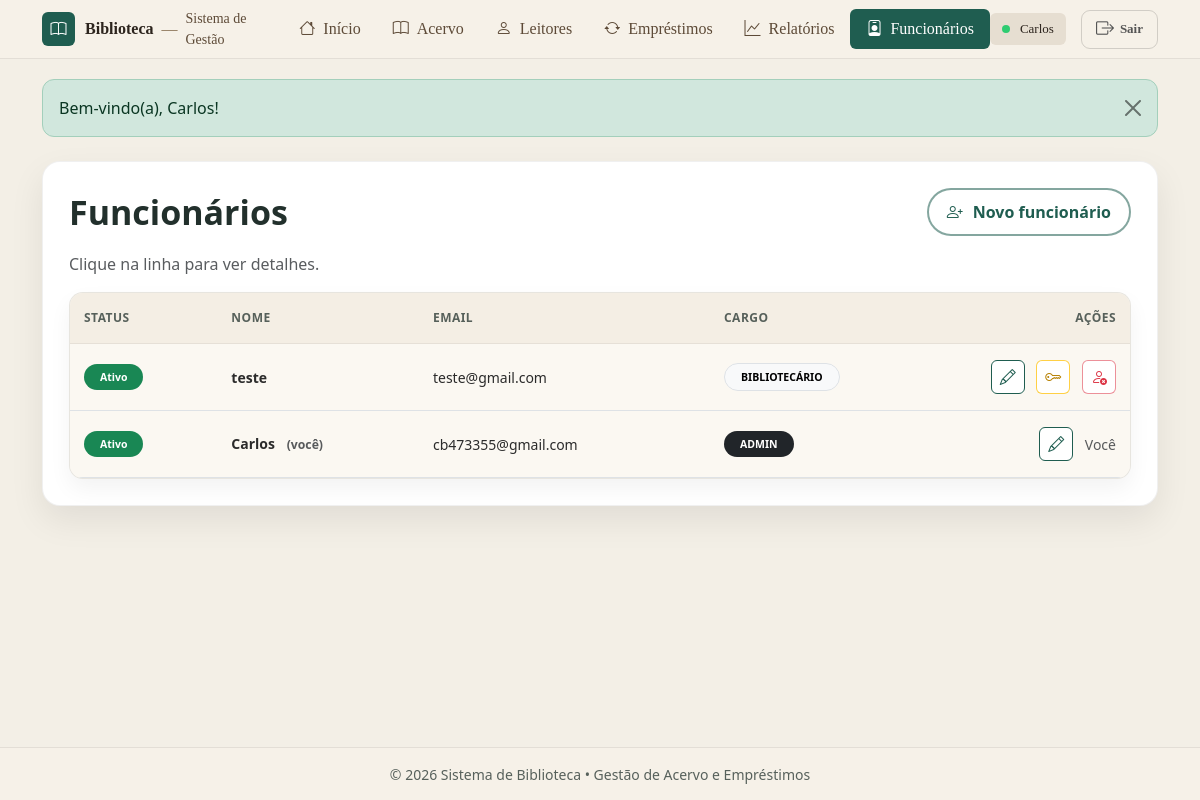
/funcionarios/listar.php (signed in), run on the app's committed database.
### tables this page shows
CREATE TABLE `funcionarios` (
  `id` int(11) NOT NULL,
  `nome` varchar(120) NOT NULL,
  `email` varchar(120) NOT NULL,
  `senha` varchar(255) NOT NULL,
  `cargo` enum('admin','funcionario') NOT NULL DEFAULT 'funcionario',
  `ativo` tinyint(1) NOT NULL DEFAULT 1,
  `criado_em` timestamp NOT NULL DEFAULT current_timestamp(),
  `cpf` varchar(11) DEFAULT NULL,
  `telefone` varchar(20) DEFAULT NULL,
  `email_verificado` tinyint(1) NOT NULL DEFAULT 0,
  `email_codigo_hash` varchar(64) DEFAULT NULL,
  `email_codigo_expira` datetime DEFAULT NULL
);

### funcionarios/listar.php (the view, shortened to what this page needs)
<?php
include("../conexao.php");
include("../includes/header.php");
$sql = "SELECT id, nome, email, cargo, ativo
        FROM funcionarios
        ORDER BY ativo DESC, cargo ASC, nome ASC";
$res = mysqli_query($conn, $sql);
$funcs = [];
if ($res) {
  while ($row = mysqli_fetch_assoc($res)) $funcs[] = $row;
}
$meuId = (int)($_SESSION["auth"]["id"] ?? 0);
?>
<div class="container my-4">
  <div class="page-card">
    <div class="page-card__head">
      <h2 class="page-card__title">Funcionários</h2>
      <a class="btn btn-pill" href="cadastrar.php">
        <i class="bi bi-person-plus"></i>
        Novo funcionário
      </a>
    </div>
    <p class="text-muted mb-3">Clique na linha para ver detalhes.</p>
    <div class="table-base-wrap">
      <div class="table-responsive">
        <table class="table table-base table-hover align-middle mb-0">
          <thead>
            <tr>
              <th>Status</th>
              <th>Nome</th>
              <th>Email</th>
              <th style="width:180px;">Cargo</th>
              <th class="text-end" style="width:240px;">Ações</th>
            </tr>
          </thead>
          <tbody>
          <?php if (empty($funcs)): ?>
            <tr>
              <td colspan="5" class="text-center text-muted py-4">Nenhum funcionário cadastrado.</td>
            </tr>
          <?php else: ?>
            <?php foreach ($funcs as $f): ?>
              <?php
                $id = (int)$f["id"];
                $ativo = ((int)$f["ativo"] === 1);
                $cargo = strtoupper(trim($f["cargo"] ?? "BIBLIOTECARIO"));
                if ($cargo !== "ADMIN" && $cargo !== "BIBLIOTECARIO") $cargo = "BIBLIOTECARIO";
                $cargoLabel = ($cargo === "ADMIN") ? "ADMIN" : "BIBLIOTECÁRIO";
                $statusClass = $ativo ? "badge rounded-pill text-bg-success" : "badge rounded-pill text-bg-danger";
                $statusText  = $ativo ? "Ativo" : "Desativado";
                $isMe = ($id === $meuId);
              ?>
              <tr class="tr-click js-row" data-func-id="<?= $id ?>" title="Clique para ver detalhes">
                <td><span class="<?= $statusClass ?> px-3 py-2"><?= $statusText ?></span></td>
                <td class="fw-semibold">
                  <?= htmlspecialchars($f["nome"]) ?>
                  <?php if ($isMe): ?>
                    <span class="text-muted small ms-2">(você)</span>
                  <?php endif; ?>
                </td>
                <td><?= htmlspecialchars($f["email"]) ?></td>
                <td>
                  <?php if ($cargo === "ADMIN"): ?>
                    <span class="badge rounded-pill text-bg-dark px-3 py-2"><?= $cargoLabel ?></span>
                  <?php else: ?>
                    <span class="badge rounded-pill text-bg-light border px-3 py-2"><?= $cargoLabel ?></span>
                  <?php endif; ?>
                </td>
                <td class="text-end">
                  <a class="icon-btn icon-btn--edit"
                     href="editar.php?id=<?= $id ?>"
                     title="Editar"
                     data-stop-row="1">
                    <i class="bi bi-pencil"></i>
                  </a>
                  <?php if (!$isMe): ?>
                    <a class="icon-btn icon-btn--warn"
                       href="resetar_senha.php?id=<?= $id ?>"
                       title="Resetar senha"
                       data-stop-row="1">
                      <i class="bi bi-key"></i>
                    </a>
                    <form action="toggle_ativo.php" method="post" class="d-inline" data-stop-row="1">
                      <button type="submit"
                              class="icon-btn <?= $ativo ? "icon-btn--del" : "icon-btn--ok" ?>"
                              title="<?= $ativo ? "Desativar" : "Ativar" ?>">
                        <i class="bi <?= $ativo ? "bi-person-x" : "bi-person-check" ?>"></i>
                      </button>
                    </form>
                  <?php else: ?>
                    <span class="text-muted ms-2">Você</span>
                  <?php endif; ?>
                </td>
              </tr>
            <?php endforeach; ?>
          <?php endif; ?>
          </tbody>
        </table>
      </div>
    </div>
  </div>
</div>
<?php include("../includes/footer.php"); ?>

### assets/css/base.css (style rules this page uses)
:root { --green: #1f5d50; --green-2: #17463d; --beige: #f3efe6; --gold: #c58a2a; --text: #22302c; --muted: #6c7a74; --shadow: 0 16px 34px rgba(0,0,0,.10); }
* { box-sizing: border-box; }
body.app-body { background: var(--beige); color: var(--text); min-height: 100vh; display: flex; flex-direction: column; }

### assets/css/header.css (style rules this page uses)
:root { --green: #1f5d50; --gold: #d4af37; --muted: #6c757d; }

### assets/css/layout.css (style rules this page uses)
.page-card { background: #fff; border: 1px solid rgba(0,0,0,.06); border-radius: 18px; box-shadow: 0 14px 34px rgba(0,0,0,.08); padding: 26px; }
.page-card__head { display:flex; justify-content:space-between; align-items:center; gap: 16px; margin-bottom: 16px; flex-wrap: wrap; }
.page-card__title { margin: 0; font-size: 34px; font-weight: 800; color: var(--text); }

### assets/css/components.css (style rules this page uses)
.btn-pill { display: inline-flex; align-items: center; gap: 10px; padding: 10px 18px; border-radius: 999px; background: #fff; color: var(--green); border: 2px solid #1f5d508c; font-weight: 800; text-decoration: none; }
.icon-btn { display:inline-flex; align-items:center; justify-content:center; width:34px; height:34px; border-radius: 6px; border: 1px solid rgba(0,0,0,.15); background:#fff; margin-left: 8px; text-decoration: none; }
.icon-btn i { font-size: 16px; }
.icon-btn--edit { border-color: #1F5D50; color: #1F5D50; }
.icon-btn--del { border-color: rgba(220,53,69,.55); color: #dc3545; }
.icon-btn--warn { border-color: rgba(255,193,7,.75); color: #b68000; }
.tr-click { cursor: pointer; }

### assets/css/tables.css (style rules this page uses)
td.text-end { white-space: nowrap; }
.table-base-wrap { background: #fbf8f2; border: 1px solid rgba(0,0,0,.08); border-radius: 14px; overflow: hidden; box-shadow: 0 10px 22px rgba(0,0,0,.05); }
.table.table-base thead th { background: #f4eee4 !important; color: rgba(34,48,44,.75) !important; font-weight: 800; font-size: 12px; letter-spacing: .04em; text-transform: uppercase; padding: 16px 14px; border-bottom: 1px solid rgba(0,0,0,.06) !important; white-space: nowrap; }
.table.table-base tbody td { padding: 16px 14px; font-size: 14px; color: #2b2b2b; border-top: 1px solid rgba(0,0,0,.06) !important; vertical-align: middle; background: #fbf8f2 !important; }

### data on the page
funcionarios: ativo "Ativo", nome "teste", email "teste@gmail.com", cargo "BIBLIOTECÁRIO"
funcionarios: ativo "Ativo", nome "Carlos", shows "(você)", email "cb473355@gmail.com", cargo "ADMIN", shows "Você"

### other printed values
$_SESSION['auth']['nome'] "Carlos"
$msg "Bem-vindo(a), Carlos!"
